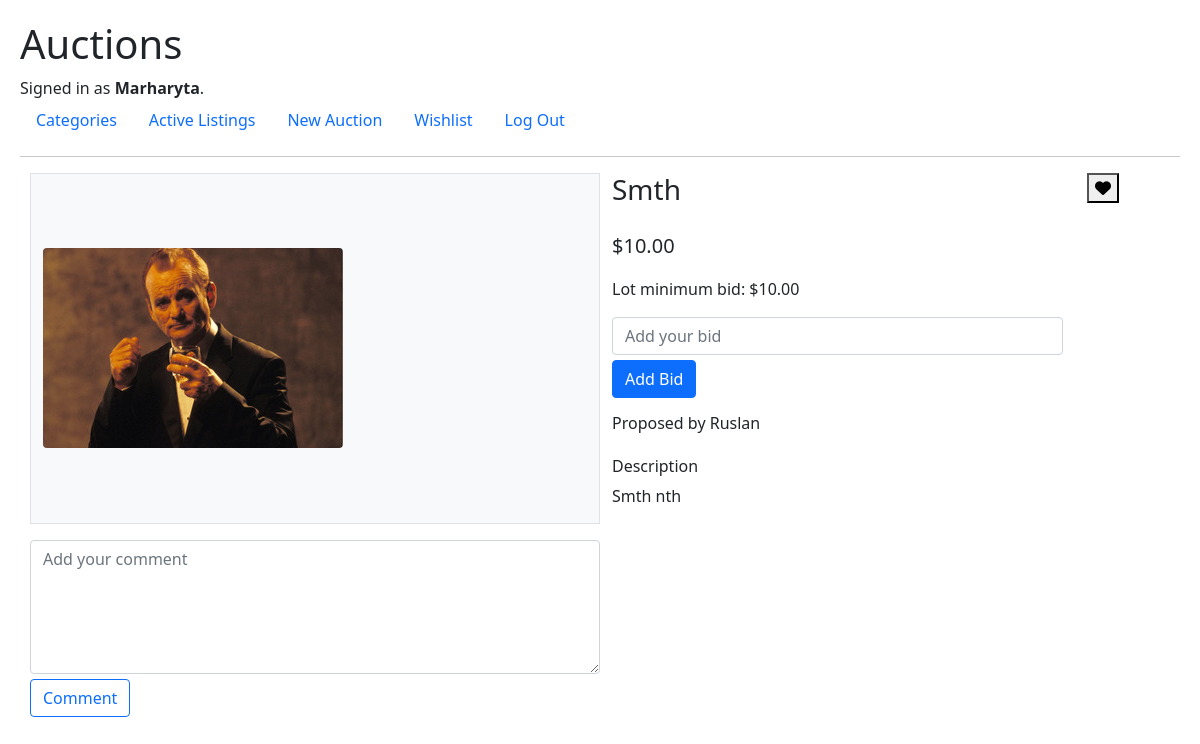
Screenshot of /auctions/id=3 (signed in) with the database file from the repository.
### auctions/models.py (models this page shows, shortened)
class User(AbstractUser):
    pass

class Auction(models.Model):
    AUCTION_CATEGORY_CHOICES = [
    ('1', 'Furniture'),
    ('2', 'Books'),
    ('3', 'Gadgets'),
    ('4', 'Household appliances'),
    ('5', 'Accessories'),
    ('6', 'Clothing'),
    ('7', 'Makeup'),
    ('8', 'For children'),
    ('9', 'For animals'),
    ('10', 'Car accessories'),
    ]
    user = models.ForeignKey(User, on_delete=models.CASCADE, related_name="creator")
    name = models.CharField("lot name", max_length=255)
    minimum_bid = models.DecimalField("lot minimum bid", max_digits=7, decimal_places=2, validators=[MinValueValidator(0.01)])
    description = models.CharField("lot description", max_length=3000)
    image = models.ImageField("lot image", upload_to='images', default='images/placeholder.jpg', blank=True)
    category = models.CharField("lot category", choices=AUCTION_CATEGORY_CHOICES, max_length=30, blank=True)
    current_bid = models.DecimalField("current lot bid", max_digits=7, decimal_places=2, default=0.00)
    active = models.BooleanField("is active", default=True)
    winner = models.ForeignKey(User, on_delete=models.SET_NULL, null=True, blank=True, related_name="winner")

### auctions/views.py (the view, shortened to what this page needs)
# urls.py: path("auctions/id=<int:lot_id>", views.auction_page, name="auction_page"),
def auction_page(request, lot_id):
    lot = Auction.objects.get(id=lot_id)
    in_wishlist = False
    if Wishlist.objects.filter(user=request.user, auction=lot_id):
        in_wishlist = True
    comments = Comment.objects.filter(auction=lot_id)
    context = {
        "lot": lot,
        "comments": comments,
        "in_wishlist": in_wishlist,
        "biddingform": AddNewBid(),
        "commentingform": AddNewComment()
    }
    if lot.active == False and request.user == lot.winner:
        messages.add_message(request, messages.INFO, message='Congratulations! You are winner! Contact auction owner for details.')
    return render(request, "auctions/auction_page.html", context)

### auctions/forms.py
class AddNewBid(ModelForm):
    class Meta:
        model = Bid
        fields = ['bid']
        widgets = {
            'bid': NumberInput(attrs={'placeholder': 'Add your bid'})
        }
    def __init__(self, *args, **kwargs):
        super(AddNewBid, self).__init__(*args, **kwargs)
        self.fields['bid'].widget.attrs['min'] = 0.01

class AddNewComment(ModelForm):
    class Meta:
        model = Comment
        fields = ['comment_text']
        widgets = {
            'comment_text': Textarea(attrs={'cols': 50, 'rows': 5, 'placeholder': 'Add your comment'})
        }

### auctions/templates/auctions/auction_page.html (shortened to what this page needs)
{% extends "auctions/layout.html" %}
{% load widget_tweaks %}
{% block body %}
    <div class="container container-sm-12 d-grid gap-3">
        <div class="row">
            <div class="col-sm-6 bg-light border">
                <img src="{{ lot.image.url }}" alt="{{ lot.image.title }}" class="rounded img-fluid">
            </div>
            <div class="col-sm-5">
                <div class="d-grid gap-3">
                    <div>
                        <h3>{{ lot.name }}</h3>
                    </div>
                    <div class="lot-current-bid">${{ lot.current_bid }}</div>
                    <div>Lot minimum bid: ${{ lot.minimum_bid }}</div>
                    {% if lot.active == True %}
                        <div>
                            {% if user.is_authenticated %}
                                {% if lot.user == request.user %}
                                    <form action="{% url 'auction_page' %}" method="post">
                                        {% csrf_token %}
                                        <button type="submit" name="close-auction-btn" class="btn btn-primary">Close Auction</button>
                                    </form>
                                {% else %}
                                    <form method="post">
                                        {% for field in biddingform.visible_fields %}
                                            {% render_field field class="form-control" %}
                                        {% endfor %}
                                        <div class="lot-button">
                                            <button type="submit" class="btn btn-primary">Add Bid</button>
                                        </div>
                                    </form>
                                {% endif %}
                            {% else %}
                                Log in to add your bid
                            {% endif %}
                        </div>
                    {% endif %}
                    <div>
                        {% if lot.user == request.user %}
                            <h6>Proposed by You</h6>
                        {% else %}
                            <h6>Proposed by {{ lot.user }}</h6>
                        {% endif %}
                    </div>
                    <div>
                        <h6>Description</h6>
                        <p>{{ lot.description }}</p>
                    </div>
                </div>
            </div>
            <div class="col-sm-1">
                {% if lot.active == True and user.is_authenticated %}
                    <form method="post">
                        {% if in_wishlist %}
                            <button type="submit" name="remove-from-wishlist-btn"><i class="fa fa-trash"></i></button>
                        {% else %}
                            <button type="submit" name="add-to-wishlist-btn"><i class="fa fa-heart"></i></button>
                        {% endif %}
                    </form>
                {% endif %}
            </div>
        </div>
        <div class="row">
            <div class="col-sm-6" style="padding: 0;">
                <form method="post">
                    {% for field in commentingform.visible_fields %}
                        {% render_field field class="form-control" %}
                    {% endfor %}
                    <div class="lot-button">
                        <button type="submit" name="add-comment-btn" class="btn btn-outline-primary">Comment</button>
                    </div>
                </form>
            </div>
            <div class="col-sm-6">
            </div>
        </div>
    </div>
{% endblock %}

### auctions/templates/auctions/layout.html (shortened to what this page needs)
{% load static %}
<!DOCTYPE html>
<html lang="en">
    <head>
        <link href="https://cdn.jsdelivr.net/npm/bootstrap@5.1.3/dist/css/bootstrap.min.css" rel="stylesheet">
        <link href="{% static 'auctions/styles.css' %}" rel="stylesheet">
    </head>
    <body>
        <h1>Auctions</h1>
        <div>
            {% if user.is_authenticated %}
                Signed in as <strong>{{ user.username }}</strong>.
            {% else %}
                Not signed in.
            {% endif %}
        </div>
        <ul class="nav">
            <li class="nav-item">
                <a class="nav-link" href="{% url 'categories' %}">Categories</a>
            </li>
            <li class="nav-item">
                <a class="nav-link" href="{% url 'index' %}">Active Listings</a>
            </li>
            {% if user.is_authenticated %}
                <li class="nav-item">
                    <a class="nav-link" href="{% url 'new_auction' %}">New Auction</a>
                </li>
                <li class="nav-item">
                    <a class="nav-link" href="{% url 'wishlist_page' %}">Wishlist</a>
                </li>
                <li class="nav-item">
                    <a class="nav-link" href="{% url 'logout' %}">Log Out</a>
                </li>
            {% endif %}
        </ul>
        <hr>
        {% block body %}
        {% endblock %}
    </body>
</html>

### auctions/static/auctions/styles.css (style rules this page uses)
body { padding: 20px; }
.lot-current-bid { font-size: 20px; }
.lot-button { margin-top: 5px; }

### rows the page displays
User: username "Marharyta"
Auction: image (placeholder picture), name "Smth", current_bid "10.00", minimum_bid "10.00", user "Ruslan", description "Smth nth"
